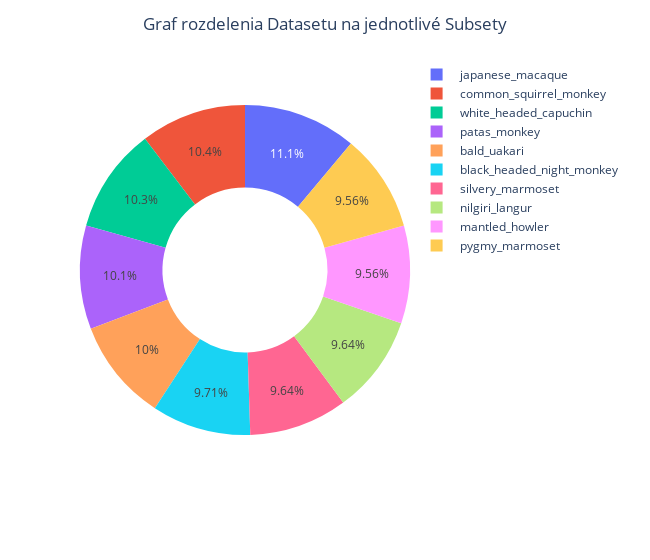

Here is the notebook cell this chart was saved with:
### Markdown cell above
## Aké je rozdelenie datasetu na jednotlivé subsety?

### Code cell
graf1 = px.pie(
    names = df_dataset_opice["Common_Name"],
    values = df_dataset_opice["Train_Images"],
    width = 650,
    hole = 0.5
)
graf1.update_layout({"title":{"text":"Graf rozdelenia Datasetu na jednotlivé Subsety","x":0.5}})
graf1.show()

### Figure 1 — Plotly figure (JSON) as saved in the notebook; plotly's stock layout.template omitted (floating-point values rounded to 4 significant figures)
{"data": [{"domain": {"x": [0.0, 1.0], "y": [0.0, 1.0]}, "hole": 0.5, "hovertemplate": "label=%{label}<br>value=%{value}<extra></extra>", "labels": [" mantled_howler                ", " patas_monkey                  ", " bald_uakari                   ", " japanese_macaque              ", " pygmy_marmoset                ", " white_headed_capuchin         ", " silvery_marmoset              ", " common_squirrel_monkey        ", " black_headed_night_monkey     ", " nilgiri_langur                "], "legendgroup": "", "name": "", "showlegend": true, "values": [131, 139, 137, 152, 131, 141, 132, 142, 133, 132], "type": "pie"}], "layout": {"legend": {"tracegroupgap": 0}, "margin": {"t": 60}, "width": 650, "title": {"text": "Graf rozdelenia Datasetu na jednotlivé Subsety", "x": 0.5}}}
